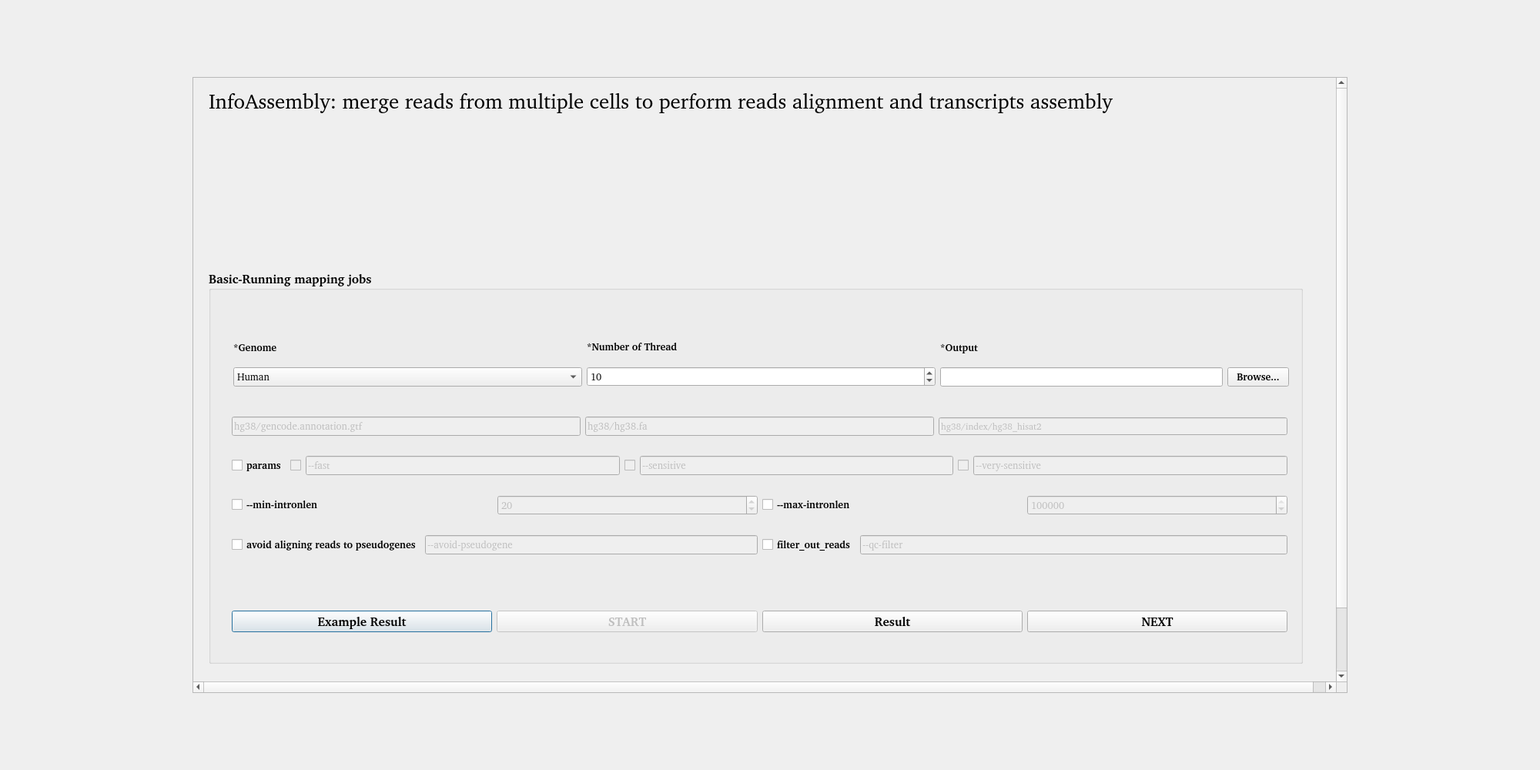
<?xml version="1.0" encoding="UTF-8"?>
<ui version="4.0">
 <class>Hisat</class>
 <widget class="QDialog" name="Hisat">
  <property name="geometry">
   <rect>
    <x>0</x>
    <y>0</y>
    <width>2000</width>
    <height>1000</height>
   </rect>
  </property>
  <property name="windowTitle">
   <string>Dialog</string>
  </property>
  <layout class="QGridLayout" name="gridLayout">
   <item row="0" column="0">
    <widget class="QScrollArea" name="scrollArea">
     <property name="maximumSize">
      <size>
       <width>1500</width>
       <height>800</height>
      </size>
     </property>
     <property name="widgetResizable">
      <bool>false</bool>
     </property>
     <widget class="QWidget" name="scrollAreaWidgetContents">
      <property name="geometry">
       <rect>
        <x>0</x>
        <y>0</y>
        <width>1500</width>
        <height>879</height>
       </rect>
      </property>
      <widget class="QLabel" name="label">
       <property name="geometry">
        <rect>
         <x>20</x>
         <y>10</y>
         <width>1201</width>
         <height>41</height>
        </rect>
       </property>
       <property name="font">
        <font>
         <family>Arial [TMC ]</family>
         <pointsize>20</pointsize>
         <weight>50</weight>
         <italic>false</italic>
         <bold>false</bold>
        </font>
       </property>
       <property name="text">
        <string>InfoAssembly: merge reads from multiple cells to perform reads alignment and transcripts assembly</string>
       </property>
      </widget>
      <widget class="QLabel" name="label_2">
       <property name="geometry">
        <rect>
         <x>20</x>
         <y>50</y>
         <width>1421</width>
         <height>181</height>
        </rect>
       </property>
       <property name="styleSheet">
        <string notr="true">border-image: url(:/images/hisat2.png);</string>
       </property>
       <property name="text">
        <string/>
       </property>
      </widget>
      <widget class="QGroupBox" name="groupBox_2">
       <property name="geometry">
        <rect>
         <x>20</x>
         <y>250</y>
         <width>1421</width>
         <height>511</height>
        </rect>
       </property>
       <property name="font">
        <font>
         <family>Arial [TMC ]</family>
         <pointsize>12</pointsize>
         <weight>75</weight>
         <italic>false</italic>
         <bold>true</bold>
        </font>
       </property>
       <property name="title">
        <string>Basic-Running mapping jobs</string>
       </property>
       <widget class="QWidget" name="layoutWidget_2">
        <property name="geometry">
         <rect>
          <x>30</x>
          <y>170</y>
          <width>1371</width>
          <height>221</height>
         </rect>
        </property>
        <layout class="QVBoxLayout" name="verticalLayout_6">
         <item>
          <layout class="QHBoxLayout" name="horizontalLayout_18">
           <item>
            <widget class="QLineEdit" name="hisat_gtf">
             <property name="enabled">
              <bool>false</bool>
             </property>
             <property name="font">
              <font>
               <family>Arial [TMC ]</family>
               <pointsize>10</pointsize>
               <weight>50</weight>
               <italic>false</italic>
               <bold>false</bold>
              </font>
             </property>
             <property name="text">
              <string>hg38/gencode.annotation.gtf</string>
             </property>
            </widget>
           </item>
           <item>
            <widget class="QLineEdit" name="hisat_fasta">
             <property name="enabled">
              <bool>false</bool>
             </property>
             <property name="font">
              <font>
               <family>Arial [TMC ]</family>
               <pointsize>10</pointsize>
               <weight>50</weight>
               <italic>false</italic>
               <bold>false</bold>
              </font>
             </property>
             <property name="text">
              <string>hg38/hg38.fa</string>
             </property>
            </widget>
           </item>
           <item>
            <widget class="QLineEdit" name="hisat_index">
             <property name="enabled">
              <bool>false</bool>
             </property>
             <property name="font">
              <font>
               <family>Arial [TMC ]</family>
               <pointsize>9</pointsize>
               <weight>50</weight>
               <italic>false</italic>
               <bold>false</bold>
              </font>
             </property>
             <property name="text">
              <string>hg38/index/hg38_hisat2</string>
             </property>
            </widget>
           </item>
          </layout>
         </item>
         <item>
          <layout class="QHBoxLayout" name="horizontalLayout_6">
           <item>
            <widget class="QCheckBox" name="checkBox_params2">
             <property name="font">
              <font>
               <family>Arial [TMC ]</family>
               <pointsize>10</pointsize>
               <weight>75</weight>
               <italic>false</italic>
               <bold>true</bold>
              </font>
             </property>
             <property name="text">
              <string>params</string>
             </property>
            </widget>
           </item>
           <item>
            <layout class="QHBoxLayout" name="horizontalLayout_15">
             <item>
              <layout class="QHBoxLayout" name="horizontalLayout_10">
               <item>
                <widget class="QCheckBox" name="checkBox">
                 <property name="enabled">
                  <bool>false</bool>
                 </property>
                 <property name="text">
                  <string/>
                 </property>
                </widget>
               </item>
               <item>
                <widget class="QLineEdit" name="line_fast">
                 <property name="enabled">
                  <bool>false</bool>
                 </property>
                 <property name="font">
                  <font>
                   <family>Arial [TMC ]</family>
                   <pointsize>10</pointsize>
                   <weight>50</weight>
                   <italic>false</italic>
                   <bold>false</bold>
                  </font>
                 </property>
                 <property name="text">
                  <string>--fast</string>
                 </property>
                </widget>
               </item>
              </layout>
             </item>
             <item>
              <layout class="QHBoxLayout" name="horizontalLayout_13">
               <item>
                <widget class="QCheckBox" name="checkBox_2">
                 <property name="enabled">
                  <bool>false</bool>
                 </property>
                 <property name="text">
                  <string/>
                 </property>
                </widget>
               </item>
               <item>
                <widget class="QLineEdit" name="line_sensitive">
                 <property name="enabled">
                  <bool>false</bool>
                 </property>
                 <property name="font">
                  <font>
                   <family>Arial [TMC ]</family>
                   <pointsize>10</pointsize>
                   <weight>50</weight>
                   <italic>false</italic>
                   <bold>false</bold>
                  </font>
                 </property>
                 <property name="text">
                  <string>--sensitive</string>
                 </property>
                </widget>
               </item>
              </layout>
             </item>
             <item>
              <layout class="QHBoxLayout" name="horizontalLayout_14">
               <item>
                <widget class="QCheckBox" name="checkBox_3">
                 <property name="enabled">
                  <bool>false</bool>
                 </property>
                 <property name="text">
                  <string/>
                 </property>
                </widget>
               </item>
               <item>
                <widget class="QLineEdit" name="line_verysensitive">
                 <property name="enabled">
                  <bool>false</bool>
                 </property>
                 <property name="font">
                  <font>
                   <family>Arial [TMC ]</family>
                   <pointsize>10</pointsize>
                   <weight>50</weight>
                   <italic>false</italic>
                   <bold>false</bold>
                  </font>
                 </property>
                 <property name="text">
                  <string>--very-sensitive</string>
                 </property>
                </widget>
               </item>
              </layout>
             </item>
            </layout>
           </item>
          </layout>
         </item>
         <item>
          <layout class="QHBoxLayout" name="horizontalLayout_8">
           <item>
            <layout class="QHBoxLayout" name="horizontalLayout_7">
             <item>
              <widget class="QCheckBox" name="checkBox_4">
               <property name="enabled">
                <bool>true</bool>
               </property>
               <property name="font">
                <font>
                 <family>Arial [TMC ]</family>
                 <pointsize>10</pointsize>
                 <weight>75</weight>
                 <italic>false</italic>
                 <bold>true</bold>
                </font>
               </property>
               <property name="text">
                <string>--min-intronlen</string>
               </property>
              </widget>
             </item>
             <item>
              <widget class="QSpinBox" name="min_intron">
               <property name="enabled">
                <bool>false</bool>
               </property>
               <property name="font">
                <font>
                 <family>Arial [TMC ]</family>
                 <pointsize>10</pointsize>
                 <weight>50</weight>
                 <italic>false</italic>
                 <bold>false</bold>
                </font>
               </property>
               <property name="maximum">
                <number>1000000</number>
               </property>
               <property name="value">
                <number>20</number>
               </property>
              </widget>
             </item>
            </layout>
           </item>
           <item>
            <layout class="QHBoxLayout" name="horizontalLayout_12">
             <item>
              <widget class="QCheckBox" name="checkBox_5">
               <property name="enabled">
                <bool>true</bool>
               </property>
               <property name="font">
                <font>
                 <family>Arial [TMC ]</family>
                 <pointsize>10</pointsize>
                 <weight>75</weight>
                 <italic>false</italic>
                 <bold>true</bold>
                </font>
               </property>
               <property name="text">
                <string>--max-intronlen</string>
               </property>
              </widget>
             </item>
             <item>
              <widget class="QSpinBox" name="max_intron">
               <property name="enabled">
                <bool>false</bool>
               </property>
               <property name="font">
                <font>
                 <family>Arial [TMC ]</family>
                 <pointsize>10</pointsize>
                 <weight>50</weight>
                 <italic>false</italic>
                 <bold>false</bold>
                </font>
               </property>
               <property name="maximum">
                <number>1000000</number>
               </property>
               <property name="value">
                <number>500000</number>
               </property>
              </widget>
             </item>
            </layout>
           </item>
          </layout>
         </item>
         <item>
          <layout class="QHBoxLayout" name="horizontalLayout_9">
           <item>
            <layout class="QHBoxLayout" name="horizontalLayout">
             <item>
              <widget class="QCheckBox" name="checkBox_params4">
               <property name="enabled">
                <bool>true</bool>
               </property>
               <property name="font">
                <font>
                 <family>Arial [TMC ]</family>
                 <pointsize>10</pointsize>
                 <weight>75</weight>
                 <italic>false</italic>
                 <bold>true</bold>
                </font>
               </property>
               <property name="text">
                <string>avoid aligning reads to pseudogenes</string>
               </property>
              </widget>
             </item>
             <item>
              <widget class="QLineEdit" name="line_pseudo">
               <property name="enabled">
                <bool>false</bool>
               </property>
               <property name="font">
                <font>
                 <family>Arial [TMC ]</family>
                 <pointsize>10</pointsize>
                 <weight>50</weight>
                 <italic>false</italic>
                 <bold>false</bold>
                </font>
               </property>
               <property name="text">
                <string>--avoid-pseudogene</string>
               </property>
              </widget>
             </item>
            </layout>
           </item>
           <item>
            <layout class="QHBoxLayout" name="horizontalLayout_16">
             <item>
              <widget class="QCheckBox" name="checkBox_params3">
               <property name="font">
                <font>
                 <family>Arial [TMC ]</family>
                 <pointsize>10</pointsize>
                 <weight>75</weight>
                 <italic>false</italic>
                 <bold>true</bold>
                </font>
               </property>
               <property name="text">
                <string>filter_out_reads</string>
               </property>
              </widget>
             </item>
             <item>
              <widget class="QLineEdit" name="line_qc">
               <property name="enabled">
                <bool>false</bool>
               </property>
               <property name="font">
                <font>
                 <family>Arial [TMC ]</family>
                 <pointsize>10</pointsize>
                 <weight>50</weight>
                 <italic>false</italic>
                 <bold>false</bold>
                </font>
               </property>
               <property name="text">
                <string>--qc-filter</string>
               </property>
              </widget>
             </item>
            </layout>
           </item>
          </layout>
         </item>
        </layout>
       </widget>
       <widget class="QWidget" name="layoutWidget">
        <property name="geometry">
         <rect>
          <x>30</x>
          <y>440</y>
          <width>1371</width>
          <height>32</height>
         </rect>
        </property>
        <layout class="QHBoxLayout" name="horizontalLayout_2">
         <item>
          <widget class="QPushButton" name="example_result">
           <property name="font">
            <font>
             <family>Arial [TMC ]</family>
             <pointsize>12</pointsize>
             <weight>75</weight>
             <italic>false</italic>
             <bold>true</bold>
            </font>
           </property>
           <property name="text">
            <string>Example Result</string>
           </property>
          </widget>
         </item>
         <item>
          <widget class="QPushButton" name="start">
           <property name="enabled">
            <bool>false</bool>
           </property>
           <property name="font">
            <font>
             <family>Arial [TMC ]</family>
             <pointsize>12</pointsize>
             <weight>75</weight>
             <italic>false</italic>
             <bold>true</bold>
            </font>
           </property>
           <property name="text">
            <string>START</string>
           </property>
          </widget>
         </item>
         <item>
          <widget class="QPushButton" name="config">
           <property name="font">
            <font>
             <family>Arial [TMC ]</family>
             <pointsize>12</pointsize>
             <weight>75</weight>
             <italic>false</italic>
             <bold>true</bold>
            </font>
           </property>
           <property name="text">
            <string>Result</string>
           </property>
          </widget>
         </item>
         <item>
          <widget class="QPushButton" name="next">
           <property name="font">
            <font>
             <family>Arial [TMC ]</family>
             <pointsize>12</pointsize>
             <weight>75</weight>
             <italic>false</italic>
             <bold>true</bold>
            </font>
           </property>
           <property name="text">
            <string>NEXT</string>
           </property>
          </widget>
         </item>
        </layout>
       </widget>
       <widget class="QWidget" name="layoutWidget">
        <property name="geometry">
         <rect>
          <x>32</x>
          <y>80</y>
          <width>1371</width>
          <height>71</height>
         </rect>
        </property>
        <layout class="QHBoxLayout" name="horizontalLayout_4" stretch="1,1,1">
         <item>
          <layout class="QVBoxLayout" name="verticalLayout_14">
           <item>
            <widget class="QLabel" name="label_12">
             <property name="font">
              <font>
               <family>Arial [TMC ]</family>
               <pointsize>10</pointsize>
               <weight>75</weight>
               <italic>false</italic>
               <bold>true</bold>
              </font>
             </property>
             <property name="text">
              <string>*Genome</string>
             </property>
            </widget>
           </item>
           <item>
            <widget class="QComboBox" name="comboBox_genome">
             <property name="font">
              <font>
               <family>Arial [TMC ]</family>
               <pointsize>10</pointsize>
               <weight>50</weight>
               <italic>false</italic>
               <bold>false</bold>
              </font>
             </property>
             <property name="mouseTracking">
              <bool>false</bool>
             </property>
             <property name="editable">
              <bool>false</bool>
             </property>
             <property name="currentText">
              <string>Human</string>
             </property>
             <property name="currentIndex">
              <number>0</number>
             </property>
             <item>
              <property name="text">
               <string>Human</string>
              </property>
             </item>
             <item>
              <property name="text">
               <string>Mouse</string>
              </property>
             </item>
             <item>
              <property name="text">
               <string>Fly</string>
              </property>
             </item>
             <item>
              <property name="text">
               <string>Zebrafish</string>
              </property>
             </item>
            </widget>
           </item>
          </layout>
         </item>
         <item>
          <layout class="QVBoxLayout" name="verticalLayout_8">
           <item>
            <widget class="QLabel" name="label_6">
             <property name="font">
              <font>
               <family>Arial [TMC ]</family>
               <pointsize>10</pointsize>
               <weight>75</weight>
               <italic>false</italic>
               <bold>true</bold>
              </font>
             </property>
             <property name="text">
              <string>*Number of Thread</string>
             </property>
            </widget>
           </item>
           <item>
            <widget class="QSpinBox" name="align_thread">
             <property name="font">
              <font>
               <family>Arial [TMC ]</family>
               <pointsize>10</pointsize>
               <weight>50</weight>
               <italic>false</italic>
               <bold>false</bold>
              </font>
             </property>
             <property name="value">
              <number>10</number>
             </property>
            </widget>
           </item>
          </layout>
         </item>
         <item>
          <layout class="QVBoxLayout" name="verticalLayout">
           <item>
            <widget class="QLabel" name="label_3">
             <property name="font">
              <font>
               <family>Arial [TMC ]</family>
               <pointsize>10</pointsize>
               <weight>75</weight>
               <italic>false</italic>
               <bold>true</bold>
              </font>
             </property>
             <property name="text">
              <string>*Output</string>
             </property>
            </widget>
           </item>
           <item>
            <layout class="QHBoxLayout" name="horizontalLayout_3">
             <item>
              <widget class="QLineEdit" name="line_out">
               <property name="font">
                <font>
                 <family>Arial [TMC ]</family>
                 <pointsize>10</pointsize>
                 <weight>50</weight>
                 <italic>false</italic>
                 <bold>false</bold>
                </font>
               </property>
              </widget>
             </item>
             <item>
              <widget class="QPushButton" name="browse_data">
               <property name="font">
                <font>
                 <family>Arial [TMC ]</family>
                 <pointsize>10</pointsize>
                 <weight>75</weight>
                 <italic>false</italic>
                 <bold>true</bold>
                </font>
               </property>
               <property name="text">
                <string>Browse...</string>
               </property>
              </widget>
             </item>
            </layout>
           </item>
          </layout>
         </item>
        </layout>
       </widget>
      </widget>
     </widget>
    </widget>
   </item>
  </layout>
 </widget>
 <resources/>
 <connections/>
</ui>
